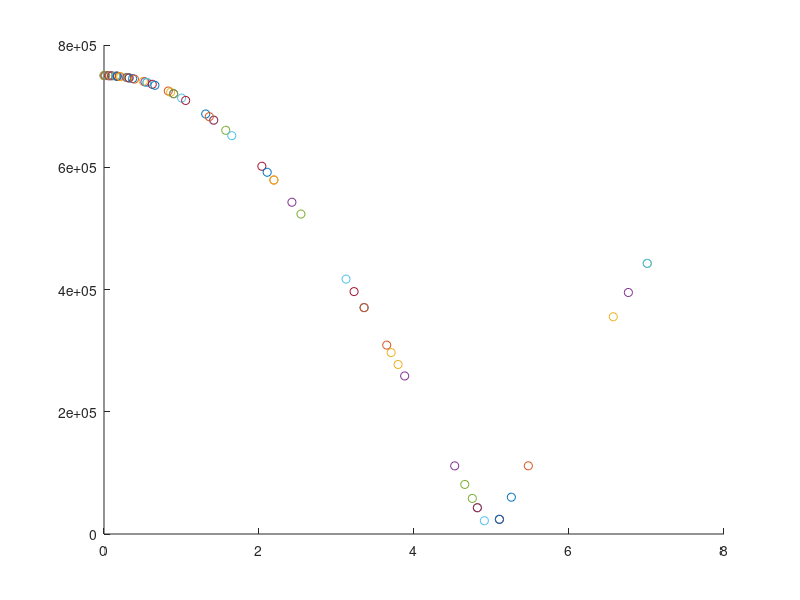

This chart was generated by the following MATLAB code:
function plane()
% Modeling a Boeing 727

    g = 9.81;        % acceleration due to gravity (m/s^2)
    m = 65000;      % mass of airplane (kg)
    rho = 1.3;      % density of air (kg/m^3)
    A = 330;        % cross-sectional area of plane (m^2)
    C_l = 0.56;     % coefficient of lift (dimensionless)
    C_D = 0.6;      % coefficient of drag (dimensionless)
    
    %F_thrust = 750000;
    
    initial_pos = [0, 0];
    initial_vel = [40, 10];
    
    options = odeset('events', @events);
    
    [TIME, Y] = ode45(@differentials, [0, 2000], [initial_pos, initial_vel], options);
    
%     plot(Y(:,1), Y(:,2));
%     axis([0, 2e4, 0, 10000]);
%     xlabel('Horizontal Position (m)');
%     ylabel('Vertical Position (m)');
%     title('Trajectory of Zero-Gravity Aircraft');

    function res = differentials(t, W)
        P = W(1:2);
        V = W(3:4);
        
        v = norm(V);
        v_hat = V / v;
        s_hat = fliplr(v_hat);
        
        % Different ways of varying thrust
        %F_thrust = 1.75*7500000*exp(-0.139*t);
        %F_thrust = 7500000*( cos(2*pi*t / 4));
        %F_thrust = 750000*round(1.5*cos(2*pi*t));
        %F_thrust = 750000*round(abs(cos(2*pi*t/20)));
        F_thrust = 750000*abs(cos(2*pi*t/20));
        
        disp(t);
        disp(F_thrust);
        hold on;
        plot(t, F_thrust, 'o');
        
        dPdt = V;
        dVdt = [0; -g] + ([F_thrust*cos(pi/4);F_thrust*cos(pi/4)]/m) + ((rho*A*v^2) / (2*m)) * (C_l*s_hat - C_D*v_hat);
        
        res = [dPdt; dVdt];
    end

    function [value, isterminal, direction] = events(t, W)
        value = W(2);
        
        direction = -1;
        isterminal = 1;
    end

    function [value, isterminal, direction] = events2(t, W)
        value = W(2) - 30;
        
        direction = -1;
        isterminal = 1;
    end

end